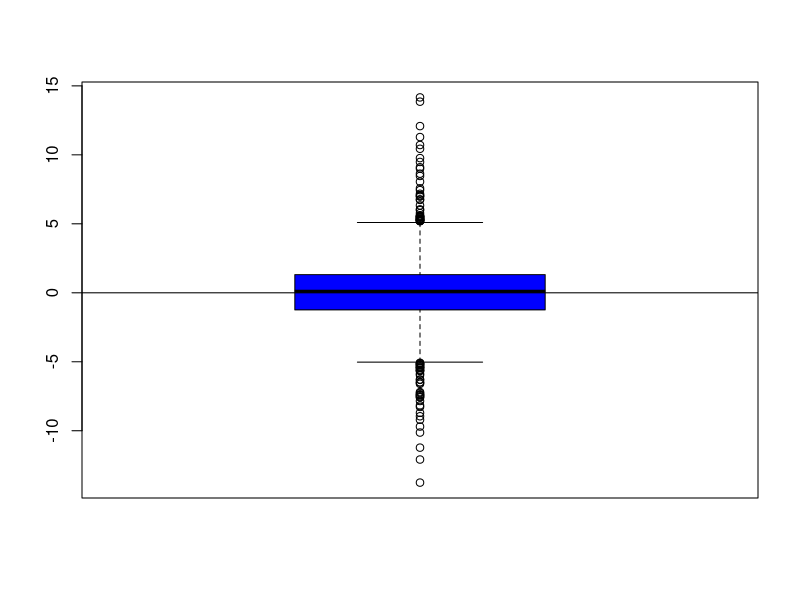
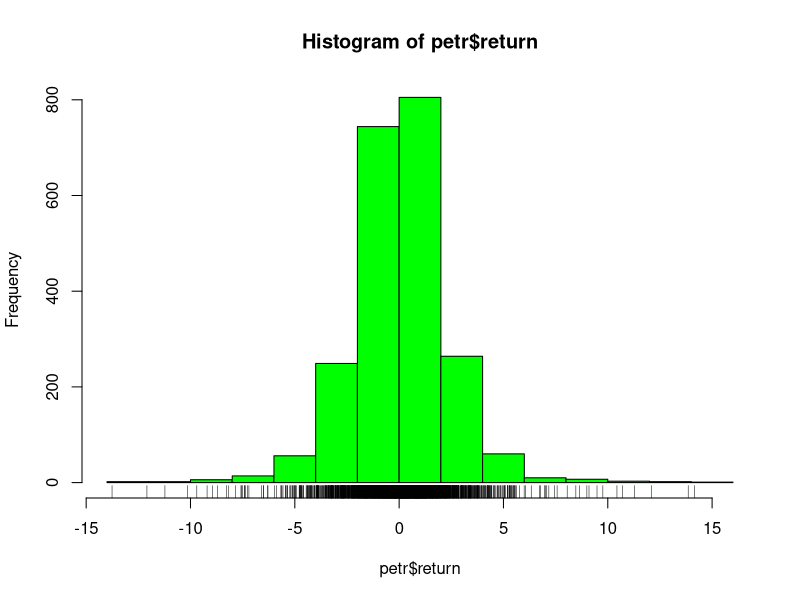
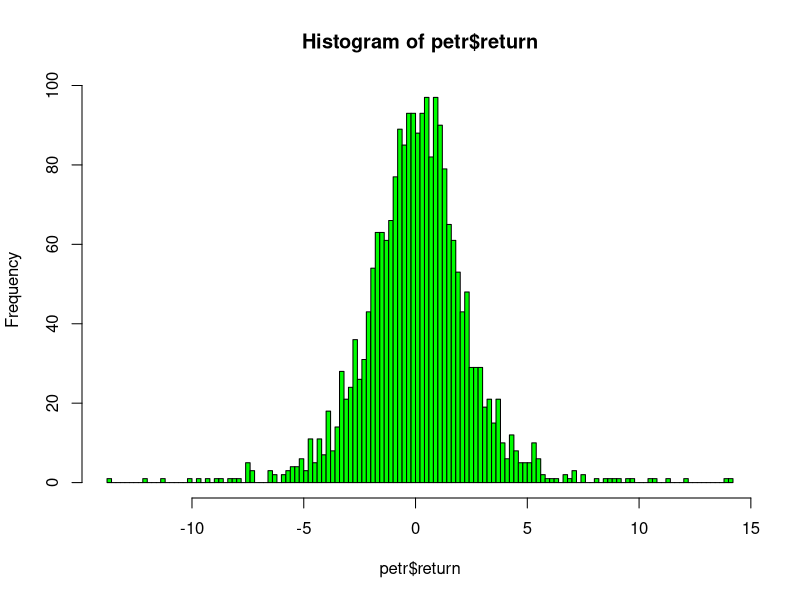
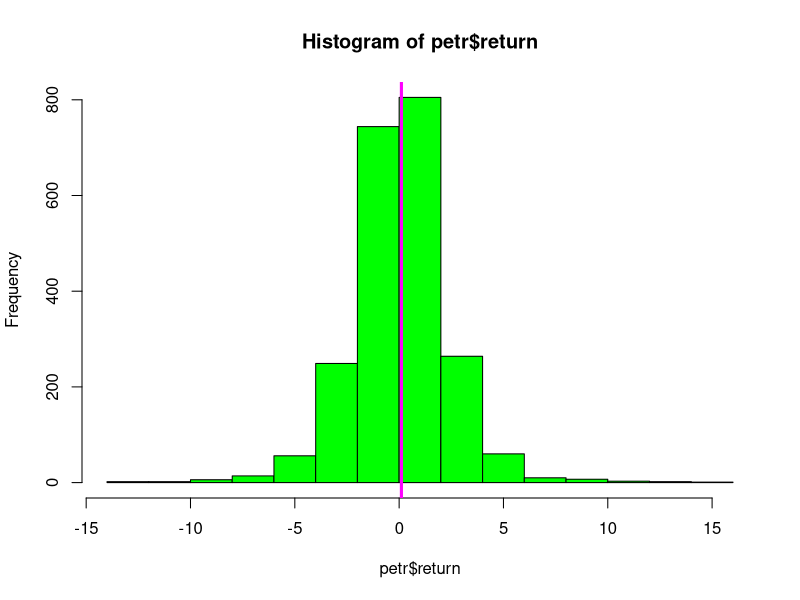
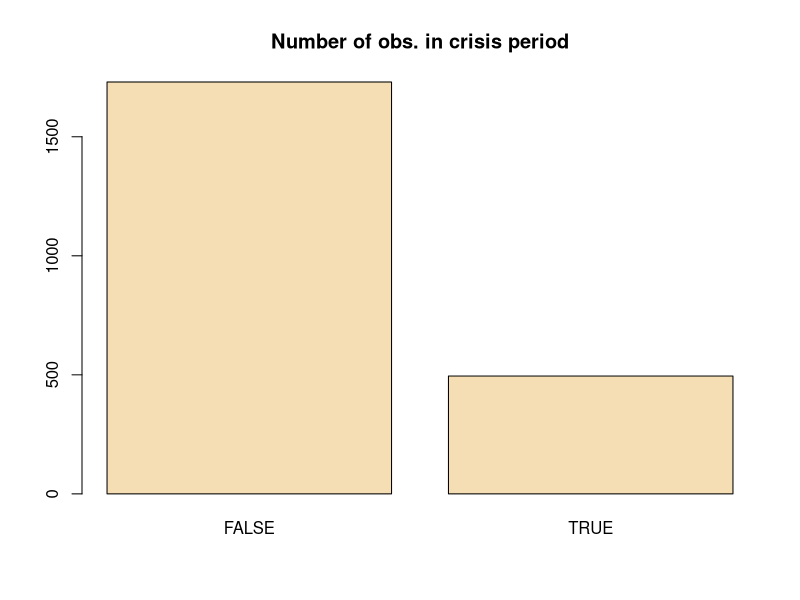
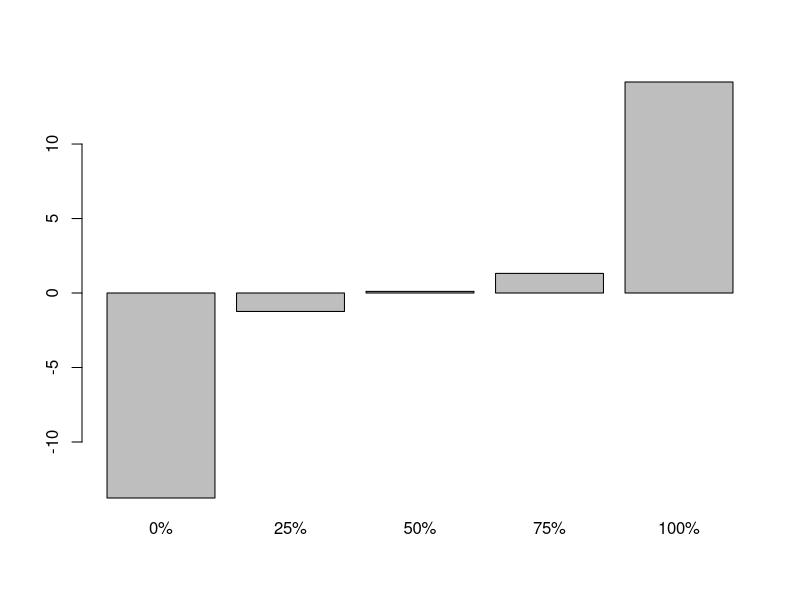
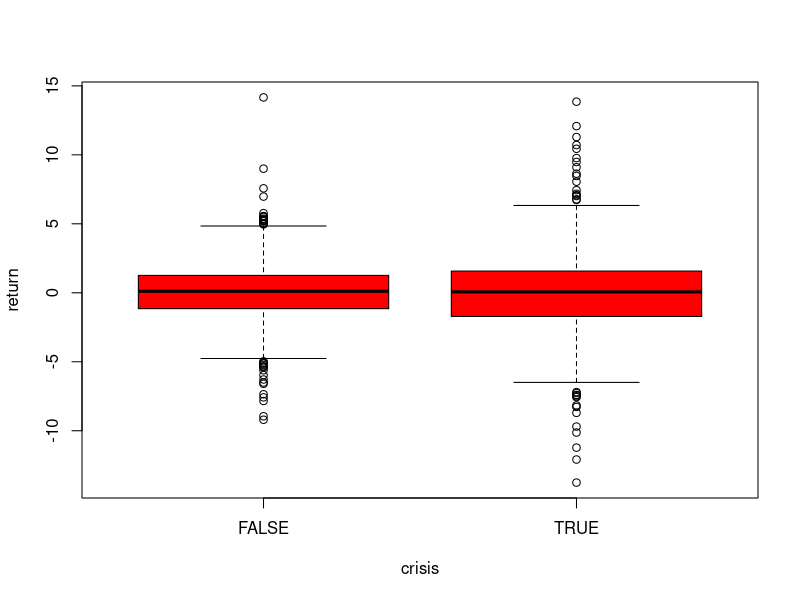
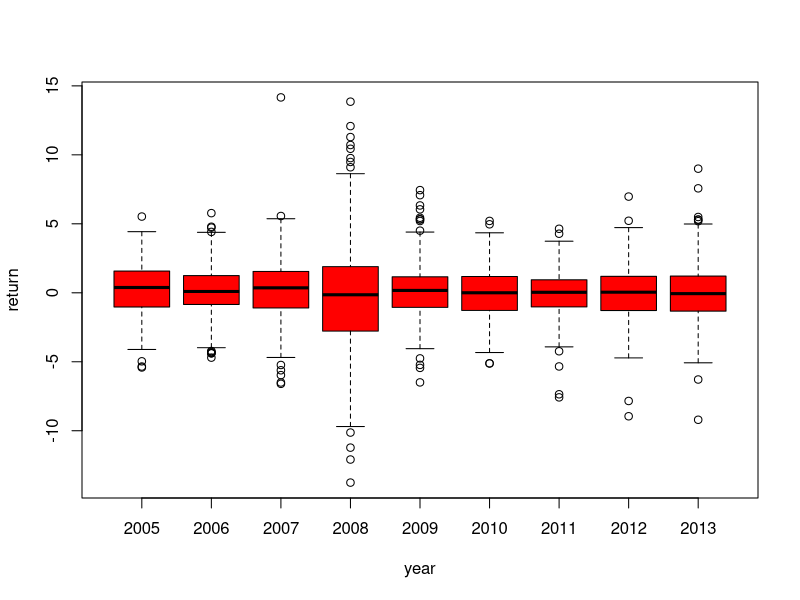

The R source for these figures, in order:
# Exploratory data analysis #

# 1. Checklist ------------------------------------------------------------
#1. Formulate your question
#2. Read in your data
#3. Check the packaging
#4. Run str()
#5. Look at the top and the bottom of your data
#6. Check your "n"s
#7. Validate with at least one external data source
#8. Try the easy solution first
#9. Challenge your solution
#10. Follow up
      #1. Do you have the right data?
      #2. Do you need other data?
      #3. Do you have the right question?
#The goal of exploratory data analysis is to get you thinking about your data and reasoning
#about your question. At this point, we can refine our question or collect new data, all in
#an iterative process to get at the truth.

# Principles of Analytic Graphics -----------------------------------------
#1. Show comparisons
      #evidence for a hipothesis is aways relative to another comparing hipothesis
#2. Show causality, mechanism, explanations, systematic structure
      #it's difficult to prove that one thing causes another thing even with the most 
            #carefully collected data.
      #useful for your data graphics to indicate what you are thinking about in terms of cause
      #the display may suggest hypotheses or refute them
      #raise new questions that can be followed up with new data or analyses
#3. Show multivariate data
      #world is multivariate
      #make a lot of plots
#4. Integation of evidence
      #include printed numbers, words, images, and diagrams to tell your story
      #data graphics should make use of many modes of data presentation simultaneously
#5. Describe and document the evidence
      #documented with apropriate labels, scales and sources
      #data graphic should tell a complete story all by itself
      #should not have to refer to extra text or descriptions when interpreting a plot, if possible
#6. Content is the King!
      #Analytical presentations ultimately stand or fall depending on the quality, relevance,
            #and integrity of their content
      #Starting with a good question, developing a sound approach, and only presenting
            #information that is necessary for answering that question, is essential to every data
            #graphic.

# Exploratory Graphics ----------------------------------------------------
#important at the beginning stages of data analysis to understand basic properties of the data,
      #to find simple patterns in data, and to suggest possible modeling strategies.
#make a distinction between exploratory graphs and final graphs

setwd("D:\\$github\\data_analysis_group\\Introduction to R\\datasets")
petr <- read.csv2("PETR4.csv", dec = ",")
petr$date <- as.Date(petr$date,"%Y-%m-%d")
str(petr)
petr <- petr[!is.na(petr$return),]

quantile(petr$return, na.rm = T)
library(lubridate)
petr$year <- year(petr$date)
petr <- petr[petr[,"year"] >= 2005 & petr[,"year"] <= 2013,]
unique(petr$year)
petr$crisis <- as.factor(petr$year == 2008 | petr$year == 2009)
str(petr)

#Boxplot
      boxplot(petr$return, col = "blue")
      abline(h=0)
      #outliers according to the boxplot() algorithm.

#Histogram
      hist(petr$return, col="green")
      rug(petr$return)
      hist(petr$return, col="green", breaks = 100)
      hist(petr$return, col="green")
      abline(v=median(petr$return, na.rm = T), col="magenta", lwd=3)

#Barplot
      barplot(table(petr$crisis), col = "wheat" ,main="Number of obs. in crisis period")
      barplot(quantile(petr$return, na.rm = T))


#Multiple Boxplots
      #simplest ways to show the relationship between two variables
      boxplot(return ~ crisis, data = petr, col = "red")
      boxplot(return ~ year, data = petr, col = "red")

      petr$month <- month(petr$date)
      levels(petr$crisis)
      boxplot(return ~ month + year, data = petr[petr$crisis == TRUE,], col = "red")
      petr$crisis <- as.factor((petr$year == 2008 & petr$month >= 9) | (petr$year == 2009 & petr$month == 1))
      boxplot(return ~ crisis, data = petr, col = "red")

#Multiple Histograms
      #see changes in the shape of the distribution of a variable across different categories
      par(mfrow = c(2, 1), mar = c(4, 4, 2, 1))
      hist(subset(petr, crisis == FALSE)$return, col = "green", xlim = c(-15,15), breaks = 10)
      hist(subset(petr, crisis == TRUE)$return, col = "green", xlim = c(-15,15), breaks = 10)
      par(mfrow = c(1, 1))
      
#Scatterplots
      #For continuous variables, the most common visualization technique is the scatterplot
      petr$volatility = log(1 + (petr$return/100))*100
      with(petr, plot(date, volatility))
      with(subset(petr, crisis == TRUE), plot(date, volatility))
      with(petr, plot(liquidity, volatility))
      abline(h = 0, lwd = 2, lty = 2, col = "red")
      
      #Using colors
      with(petr, plot(liquidity, volatility, col = crisis))
      abline(v = 11.5, lwd = 2, lty = 2, col = "blue")
      levels(petr$crisis)
      
#Multiple Scatterplots
      #Using multiple scatterplots can be necessary when overlaying points with different
      #colors or shapes is confusing
      par(mfrow = c(1, 2), mar = c(5, 4, 2, 1))
      with(subset(petr, crisis == FALSE),
           plot(liquidity, volatility,
                main = "Non Crisis",
                ylim = c(-15,15),
                xlim = c(4,17)))
      with(subset(petr, crisis == TRUE),
           plot(liquidity, volatility,
                main = "Crisis",
                ylim = c(-15,15),
                xlim = c(4,17)))

      ## Lattice
      library(lattice)
      xyplot(volatility ~ liquidity | crisis, data = petr)
      ## ggplot2
      library(ggplot2)
      qplot(liquidity, volatility, data = petr, facets = . ~ crisis)
